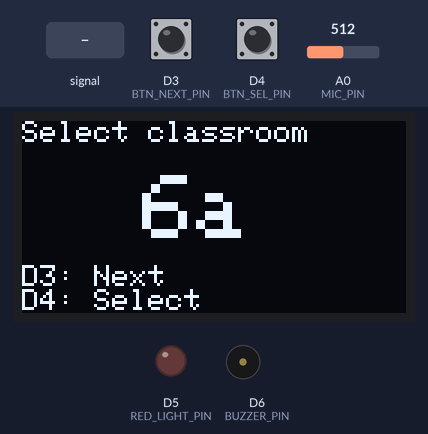
The sketch below on a simulated ESP8266 (NodeMCU). Parts: 128×64 one-colour display, output pins drawn as LEDs (lit = HIGH), buzzer (waves = sounding, pin HIGH). The test bench sets the inputs (shaded band); at power-on: D4 (BTN_SEL_PIN) HIGH, A0 (MIC_PIN) = 512, D3 (BTN_NEXT_PIN) HIGH. WiFi joins after 1.5 s; servers stay silent unless stated; what the sketch prints to the serial monitor is not drawn.

Above: at 1.2 s.
1.3 s: D4 (BTN_SEL_PIN) pulled LOW for 0.15 s
At 2.0 s:
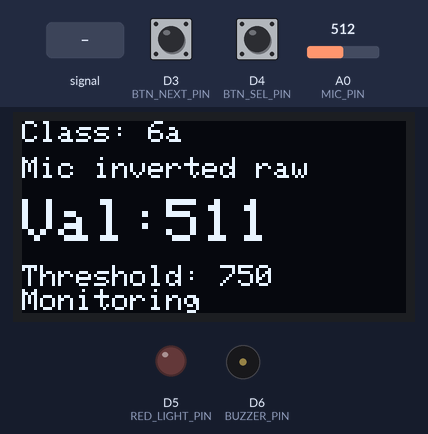
2.9 s: A0 (MIC_PIN) fed a 200 Hz sine of ±255 counts around its level
At 3.05 s:
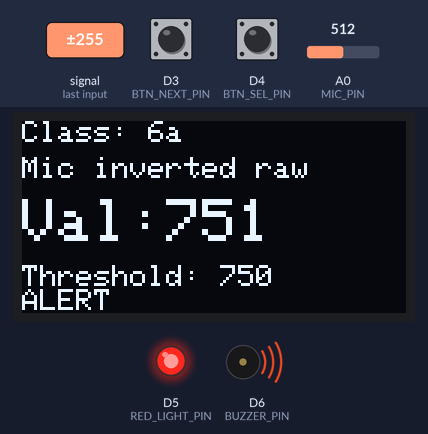
4.8 s: A0 (MIC_PIN) set to 716
At 5.06 s:
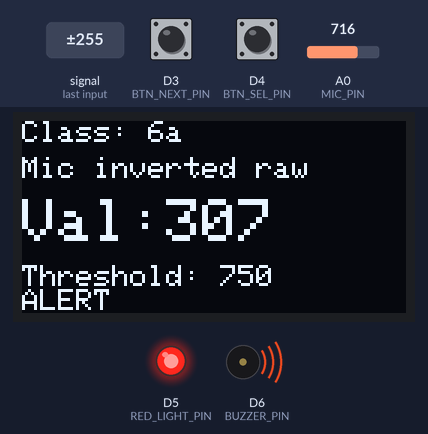
6.7 s: A0 (MIC_PIN) fed a 1000 Hz sine of ±255 counts around its level
At 6.81 s:
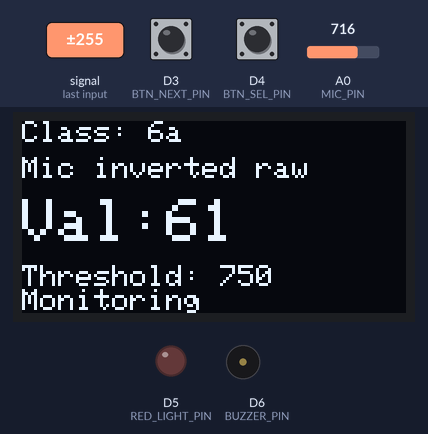
8.5 s: A0 (MIC_PIN) set to 760
At 8.9 s:
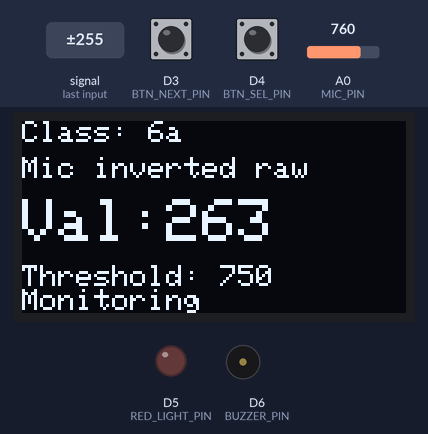
10.0 s: A0 (MIC_PIN) set to 740
At 11.3 s:
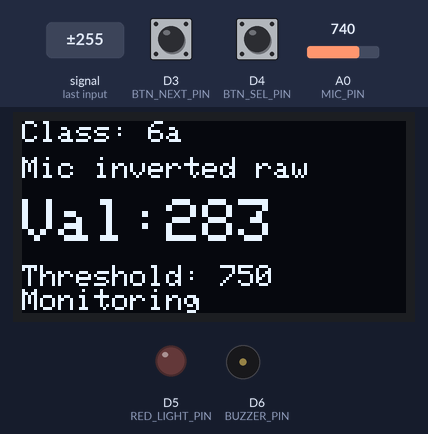
Timing chart, 0 to 12.5 s (numbered marks = the images above; inputs shaded):
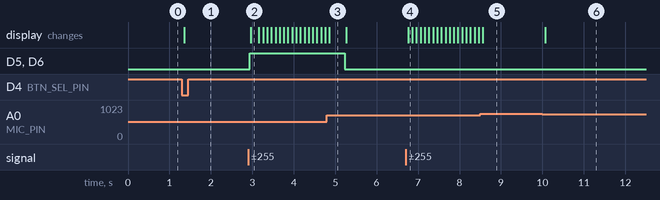

Measured:
- after the input at 1.3 s, the display: changes after 0.06 s (image 1)
- after the input at 2.9 s, D5 (RED_LIGHT_PIN), D6 (BUZZER_PIN): LOW → HIGH at once; the display: changes after 0.06 s (image 2)
- after the input at 6.7 s, the display: changes after 0.06 s (image 4)
- after the input at 10.0 s, the display: changes after 0.06 s (image 6)
- what the display in image 3 shows lasts 0.4 s, from 4.9 s to 5.3 s

The sketch:

decibels.ino
```cpp
#include <ESP8266WiFi.h>
#include <Wire.h>
#include <Adafruit_GFX.h>
#include <Adafruit_SSD1306.h>

// Wi-Fi configuration
const char* ssid = "name";
const char* password = "YOUR_WIFI_PASSWORD";

// OLED configuration
#define SCREEN_WIDTH 128
#define SCREEN_HEIGHT 64
#define OLED_RESET -1
#define OLED_ADDRESS 0x3C

Adafruit_SSD1306 display(
  SCREEN_WIDTH, SCREEN_HEIGHT, &Wire, OLED_RESET
);

// Pin configuration
const int OLED_SDA_PIN = D2;
const int OLED_SCL_PIN = D1;
const int MIC_PIN = A0;

const int BTN_NEXT_PIN = D3;
const int BTN_SEL_PIN = D4;

const int RED_LIGHT_PIN = D5;
const int BUZZER_PIN = D6;

// Inverted raw ADC threshold: 0–1023.
const int SOUND_THRESHOLD = 750;

const unsigned long ALERT_DURATION = 2000;
const unsigned long DISPLAY_INTERVAL = 100;
const unsigned long DEBOUNCE_TIME = 30;

const int TOTAL_KEYS = 18;
const char* jsonKeys[TOTAL_KEYS] = {
  "6a", "6b", "6A", "6B", "6C",
  "7A", "7B", "7y", "7r",
  "8B", "8A", "8g", "8s", "8h",
  "9", "10", "11", "12"
};

int currentKeyIndex = 0;
bool selectionFinalized = false;

bool alertActive = false;
unsigned long lastLoudTime = 0;
unsigned long lastDisplayTime = 0;

// Variables for averaging every 10 readings
int sampleCount = 0;
long sampleSum = 0;

// Debounced button handling
struct Button {
  int pin;
  bool lastReading;
  bool stableState;
  unsigned long lastChange;
};

Button nextButton = {BTN_NEXT_PIN, HIGH, HIGH, 0};
Button selectButton = {BTN_SEL_PIN, HIGH, HIGH, 0};

bool wasPressed(Button& button) {
  bool reading = digitalRead(button.pin);
  unsigned long now = millis();

  if (reading != button.lastReading) {
    button.lastChange = now;
    button.lastReading = reading;
  }

  if (now - button.lastChange >= DEBOUNCE_TIME &&
      reading != button.stableState) {
    button.stableState = reading;
    return button.stableState == LOW;
  }

  return false;
}

void showSelection() {
  display.clearDisplay();
  display.setTextColor(SSD1306_WHITE);

  display.setTextSize(1);
  display.setCursor(0, 0);
  display.print("Select classroom");

  display.setTextSize(3);
  display.setCursor(40, 18);
  display.print(jsonKeys[currentKeyIndex]);

  display.setTextSize(1);
  display.setCursor(0, 48);
  display.print("D3: Next");

  display.setCursor(0, 56);
  display.print("D4: Select");

  display.display();
}

void showMicrophone(int micValue) {
  display.clearDisplay();
  display.setTextColor(SSD1306_WHITE);

  display.setTextSize(1);
  display.setCursor(0, 0);
  display.print("Class: ");
  display.print(jsonKeys[currentKeyIndex]);

  display.setCursor(0, 12);
  display.print("Mic inverted raw");

  display.setTextSize(2);
  display.setCursor(0, 26);
  display.print("Val:");
  display.print(micValue);

  display.setTextSize(1);
  display.setCursor(0, 48);
  display.print("Threshold: ");
  display.print(SOUND_THRESHOLD);

  display.setCursor(0, 56);
  display.print(alertActive ? "ALERT" : "Monitoring");

  display.display();
}

void setup() {
  Serial.begin(115200);

  pinMode(MIC_PIN, INPUT);

  pinMode(BTN_NEXT_PIN, INPUT_PULLUP);
  pinMode(BTN_SEL_PIN, INPUT_PULLUP);

  pinMode(RED_LIGHT_PIN, OUTPUT);
  pinMode(BUZZER_PIN, OUTPUT);

  digitalWrite(RED_LIGHT_PIN, LOW);
  digitalWrite(BUZZER_PIN, LOW);

  Wire.begin(OLED_SDA_PIN, OLED_SCL_PIN);

  if (!display.begin(
        SSD1306_SWITCHCAPVCC,
        OLED_ADDRESS,
        true,
        false)) {
    Serial.println("OLED initialization failed");

    while (true) {
      delay(100);
    }
  }

  display.setTextWrap(false);
  showSelection();

  WiFi.mode(WIFI_STA);
  WiFi.begin(ssid, password);
}

void loop() {
  bool nextPressed = wasPressed(nextButton);
  bool selectPressed = wasPressed(selectButton);

  // Select classroom before starting microphone monitoring.
  if (!selectionFinalized) {
    if (nextPressed) {
      currentKeyIndex = (currentKeyIndex + 1) % TOTAL_KEYS;
      showSelection();
    }

    if (selectPressed) {
      selectionFinalized = true;
      Serial.println("Selected room: " + String(jsonKeys[currentKeyIndex]));
      lastDisplayTime = millis() - DISPLAY_INTERVAL;
    }

    delay(1);
    return;
  }

  unsigned long now = millis();

  if (now - lastDisplayTime >= DISPLAY_INTERVAL) {
    lastDisplayTime = now;

    // Invert reading: 0 becomes 1023, 1023 becomes 0.
    int micValue = 1023 - analogRead(MIC_PIN);

    // Accumulate for mean calculation
    sampleSum += micValue;
    sampleCount++;

    // Check threshold immediately for responsive alerts
    if (micValue > SOUND_THRESHOLD) {
      alertActive = true;
      lastLoudTime = now;
    }

    if (alertActive &&
        now - lastLoudTime >= ALERT_DURATION) {
      alertActive = false;
    }

    digitalWrite(RED_LIGHT_PIN, alertActive ? HIGH : LOW);
    digitalWrite(BUZZER_PIN, alertActive ? HIGH : LOW);

    // Send only the mean of every 10 readings to Serial
    if (sampleCount >= 10) {
      int meanVal = sampleSum / 10;

      // Print just the mean number
      Serial.println(meanVal);

      // Reset accumulators
      sampleSum = 0;
      sampleCount = 0;
    }

    showMicrophone(micValue);
  }

  delay(1);
}
```
